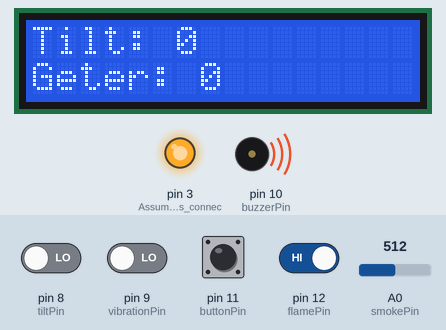
The sketch below on a simulated Arduino Uno, built with avr-gcc and run on an emulated ATmega328P. Shown: 16×2 character LCD, output pins drawn as LEDs (lit = HIGH), buzzer (waves = sounding, pin HIGH). The inputs (shaded band) are chosen by the test bench; at power-on: pin 11 (buttonPin), pin 12 (flamePin) HIGH, pin 8 (tiltPin), pin 9 (vibrationPin) LOW, A0 (smokePin) = 512.

Above: at 1.2 s.
1.3 s: pin 11 (buttonPin) pulled LOW for 1.35 s
At 3.0 s:
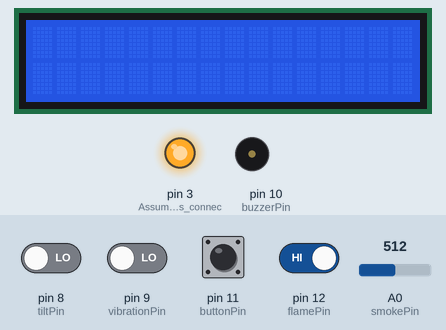
6.4 s: A0 (smokePin) set to 716
At 7.6 s:
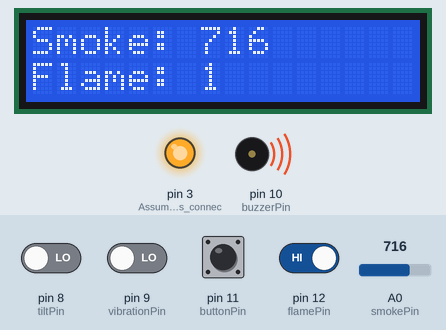
8.6 s: A0 (smokePin) set to 0
At 9.8 s:
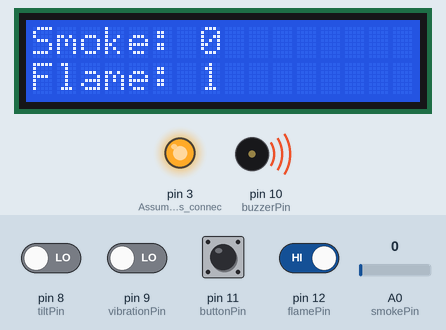
13.0 s: pin 8 (tiltPin) driven HIGH
At 13.5 s:
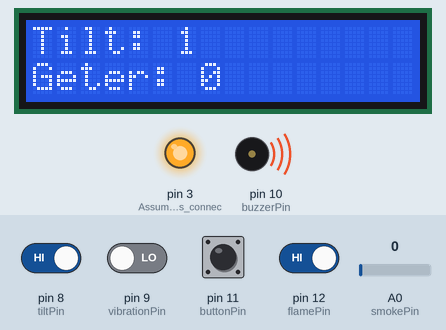
14.7 s: pin 9 (vibrationPin) driven HIGH
At 15.8 s:
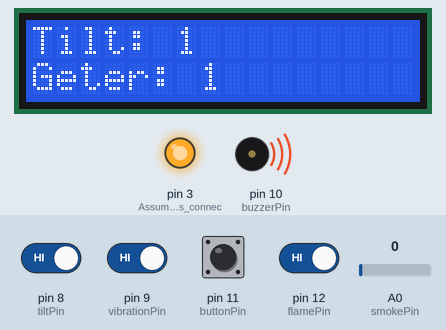
16.9 s: pin 12 (flamePin) driven LOW
At 18.6 s:
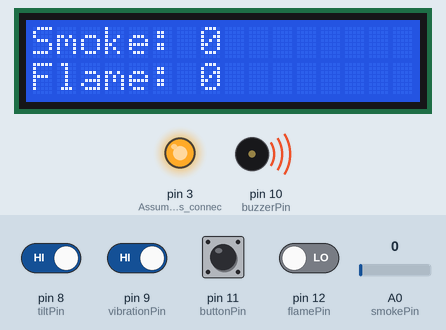
Timing chart, 0 to 20.1 s (numbered marks = the images above; inputs shaded):
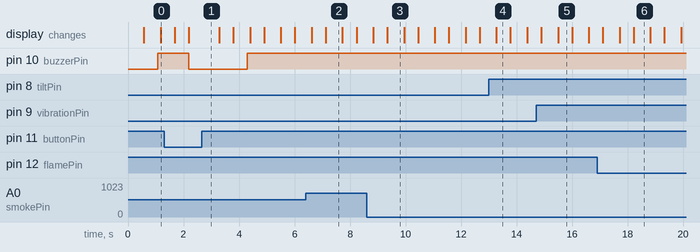

The sketch:

Project3_EarthquakeFire.ino
```cpp
#include <Wire.h>
#include <LiquidCrystal.h>
#include <DHT.h>

LiquidCrystal lcd(1,2,4,5,6,7);

#define smokePin A0

// Define pin connections for the sensors
const int tiltPin = 8;      // Tilt sensor connected to digital pin 2
const int vibrationPin = 9; // Vibration sensor connected to digital pin 3
const int buzzerPin = 10;
const int buttonPin = 11;
const int flamePin = 12;
const int maxSmoke = 170;
int flameVal = HIGH;
int smokeVal, tiltState, vibrationState;
int buttonState = 0;
// DHT dht(DHTPIN, DHTTYPE);

void setup() {
  lcd.begin(16, 2);
  // put your setup code here, to run once:
  // Turn on the backlight
  pinMode(3, OUTPUT); // Assuming pin 10 is connected to backlight
  digitalWrite(3, HIGH); // Turn on backlight

  // lcd.print("Earthquake");

  // Initialize the sensors
  pinMode(tiltPin, INPUT);
  pinMode(vibrationPin, INPUT);
  pinMode(buzzerPin, OUTPUT);
  pinMode(smokePin, INPUT);
  pinMode(buttonPin, INPUT_PULLUP);
  pinMode(flamePin, INPUT);
  // Start Serial Monitor for debugging
  // Serial.begin(9600);
}

void loop() {
  lcd.clear();
  // Read sensor values
  tiltState = digitalRead(tiltPin);
  vibrationState = digitalRead(vibrationPin);
  smokeVal = analogRead(smokePin);
  flameVal = digitalRead(flamePin);
  lcd.print("Tilt: ");
  lcd.print(tiltState);
  lcd.setCursor(0, 1);
  lcd.print("Geter: ");
  lcd.print(vibrationState);

  delay(500);
  lcd.clear();
  lcd.print("Smoke: ");
  lcd.print(smokeVal);
  lcd.setCursor(0, 1);
  lcd.print("Flame: ");
  lcd.print(flameVal);
  delay(500);

  // if (flameVal == LOW) {
  //   lcd.clear();
  //   lcd.print("PERTANDA API");
  //   delay(500);
  // } else {
  //   lcd.clear();
  //   lcd.print("TAKDE LA API");
  //   delay(500);
  // }

  // lcd.clear();
  // lcd.print("Flame: ");
  // lcd.print(flameVal);
  // delay(500);

  // // Display warning on LCD if any sensor is triggered
  // if (tiltState == HIGH || vibrationState == HIGH) {
  //   lcd.clear();
  //   lcd.print("Warning!");
  //   // lcd.setCursor(0, 1);
  //   // lcd.print("Earthquake");
  //   Serial.println("Earthquake Detected!");

  //   // Optional: Add buzzer or LED alert here
  //   // digitalWrite(buzzerPin, HIGH);
  //   // digitalWrite(ledPin, HIGH);
  // } else {
  //   lcd.clear();
  //   lcd.print("All is calm");
  //   Serial.println("No Earthquake.");

  //   // Optional: Turn off buzzer or LED alert here
  //   // digitalWrite(buzzerPin, LOW);
  //   // digitalWrite(ledPin, LOW);
  // }

  if ((tiltState == HIGH && vibrationState == HIGH) || smokeVal > maxSmoke || flameVal == LOW) {
    digitalWrite(buzzerPin, HIGH);
  }

  buttonState = digitalRead(buttonPin);
  if (buttonState == LOW) {
    lcd.clear();
    digitalWrite(buzzerPin, LOW);
    delay(1000);
  }
  delay(100); // Small delay to avoid flickering
}
```

Measured:
- after the input at 1.3 s, pin 10 (buzzerPin): HIGH → LOW after 0.88 s, → HIGH 2.1 s later; the display: first differs from a run without the input after 0.88 s (image 1)
- after the input at 6.4 s, the display: first differs from a run without the input after 0.72 s (image 2)
- after the input at 8.6 s, the display: first differs from a run without the input after 0.74 s (image 3)
- after the input at 13.0 s, the display: changes after 0.27 s (image 4)
- after the input at 14.7 s, the display: first differs from a run without the input after 0.79 s (image 5)
- after the input at 16.9 s, the display: first differs from a run without the input after 1.3 s (image 6)
- what the display in image 2 shows lasts 0.6 s, from 7.1 s to 7.7 s
